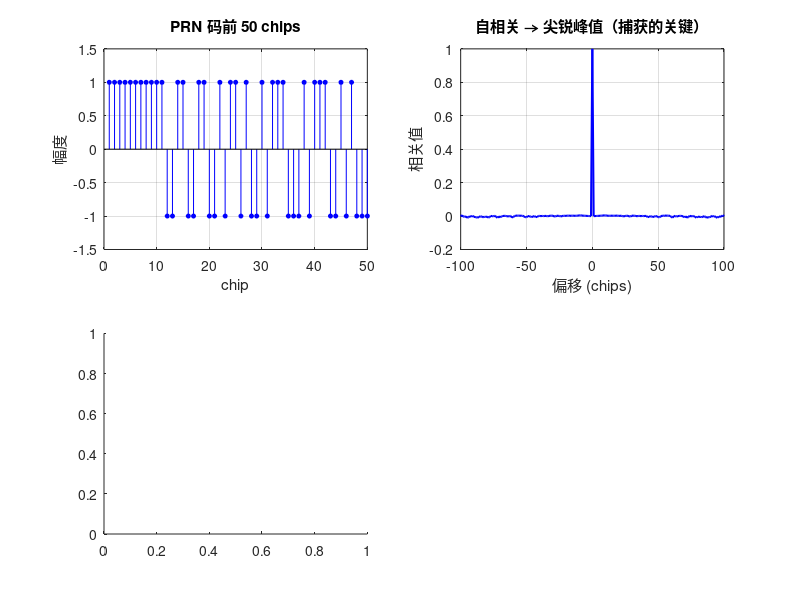

The MATLAB script that drew this image: (Note: this script raises an error after producing the figure.)
%%
% ============================================================
%  06 GNSS 信号生成 — PRN 码 + BPSK 调制
%
%  学习目标：
%    1. 理解扩频通信：为什么信号可以淹没在噪声里
%    2. PRN 码生成（m序列 / Gold码）
%    3. BPSK 调制
%    4. 扩频增益 = 处理增益
%
%  前置知识：02 FFT / 03 信号生成
%  运行方法：F5 直接运行
% ============================================================

clear; close all; clc;
rng(42);
fprintf('===== 06 GNSS 信号生成 =====\n\n');

%% 1. PRN 码生成（m序列）
%  北斗 B1I 用 2046 位 Gold 码，这里用 m 序列近似
fprintf('--- 1. PRN 码（伪随机噪声码）---\n');

% m序列生成：多项式 x^11 + x^2 + 1
n_stages = 11;
lfsr = ones(1, n_stages);
mseq_len = 2^n_stages - 1;  % 2047
mseq = zeros(1, mseq_len);

for i = 1:mseq_len
    mseq(i) = lfsr(end);
    fb = xor(lfsr(end), lfsr(2));
    lfsr = [fb, lfsr(1:end-1)];
end

% 截取 2046 位（B1I 标准长度），转为 ±1
prn = 2 * (mseq(1:2046) > 0.5) - 1;

fprintf('  m序列长度: %d chips\n', mseq_len);
fprintf('  截取: 2046 chips（北斗 B1I 标准）\n');

% 画 PRN 码
figure('Name', 'PRN 码', 'Position', [100, 100, 1000, 500]);

subplot(2,2,1);
stem(prn(1:50), 'b-', 'MarkerFaceColor', 'b', 'MarkerSize', 3);
title('PRN 码前 50 chips');
xlabel('chip'); ylabel('幅度'); ylim([-1.5, 1.5]); grid on;

subplot(2,2,2);
[ac, lags] = xcorr(prn, prn, 'normalized');
plot(lags, ac, 'b-', 'LineWidth', 1.5);
title('自相关 → 尖锐峰值（捕获的关键）');
xlabel('偏移 (chips)'); ylabel('相关值');
xlim([-100, 100]); grid on;

subplot(2,2,3);
histogram(prn, 3);
title('±1 分布（等概率）');
xlabel('值'); ylabel('频次'); grid on;

subplot(2,2,4);
X_prn = fft(prn);
f = (0:length(X_prn)-1) / length(X_prn);
plot(f, abs(X_prn), 'r-', 'LineWidth', 1);
title('PRN 码频谱（类似噪声）');
xlabel('归一化频率'); ylabel('幅度'); grid on;

sgtitle('PRN 码特性', 'FontSize', 13, 'FontWeight', 'bold');

fprintf('  ✅ PRN 码特性：\n');
fprintf('     · 看起来像噪声（频谱平坦）\n');
fprintf('     · 自相关有尖锐峰值（捕获信号的关键）\n');
fprintf('     · 不同卫星用不同 Gold 码区分（CDMA）\n\n');

%% 2. BPSK 调制
fprintf('--- 2. BPSK 调制 ---\n');

code_rate = 2.046e6;  % 码速率
IF = 4.098e6;         % 中频（真实北斗下变频后）
Fs = 20.46e6;         % 采样率（10倍码速率）
T = 1e-3;             % 1 个码周期

t = (0:round(Fs*T)-1) / Fs;

% 上采样 PRN 码
samples_per_chip = round(Fs / code_rate);
code_upsampled = repelem(prn, samples_per_chip);
code_upsampled = code_upsampled(1:length(t));

% 载波
carrier = cos(2*pi*IF * t);

% BPSK 调制
bpsk = code_upsampled .* carrier;

figure('Name', 'BPSK 调制', 'Position', [100, 100, 1000, 600]);

subplot(3,1,1);
plot(t(1:500)*1e6, code_upsampled(1:500), 'b-', 'LineWidth', 1.5);
title('① PRN 码（方波）');
ylabel('幅度'); ylim([-1.5, 1.5]); grid on;

subplot(3,1,2);
plot(t(1:500)*1e6, carrier(1:500), 'r-', 'LineWidth', 1);
title('② 载波（4.098 MHz）');
ylabel('幅度'); grid on;

subplot(3,1,3);
plot(t(1:500)*1e6, bpsk(1:500), 'k-', 'LineWidth', 1);
title('③ BPSK = PRN码 × 载波（相位跳变 = 码片翻转）');
xlabel('时间 (μs)'); ylabel('幅度'); grid on;

sgtitle('BPSK 调制过程', 'FontSize', 13, 'FontWeight', 'bold');

%% 3. 扩频增益的直观感受
fprintf('--- 3. 扩频增益 ---\n');

% 生成噪声（比信号大很多）
noise_power = 10;  % 噪声功率是信号的 10 倍
noise = sqrt(noise_power) * randn(1, length(bpsk));

% 加噪声
rx = bpsk + noise;

% 解扩：乘以本地 PRN 码（同步的情况下）
local_code = code_upsampled;  % 假设已同步
despread = rx .* local_code;  % 解扩

% 解扩前后的 SNR
SNR_before = 10*log10(mean(bpsk.^2) / mean(noise.^2));
SNR_after = 10*log10(mean(despread.^2) / mean(noise.^2));
processing_gain = SNR_after - SNR_before;

fprintf('  解扩前 SNR: %.1f dB（信号被噪声淹没）\n', SNR_before);
fprintf('  解扩后 SNR: %.1f dB（信号恢复了）\n', SNR_after);
fprintf('  扩频增益:   %.1f dB\n', processing_gain);
fprintf('  理论增益:   10*log10(2046) = %.1f dB\n', 10*log10(2046));

figure('Name', '扩频增益', 'Position', [100, 100, 1000, 400]);

subplot(1,2,1);
plot(t(1:500)*1e6, rx(1:500), 'r-', 'LineWidth', 0.8);
title(sprintf('解扩前：SNR = %.1f dB（信号被噪声淹没）', SNR_before));
xlabel('时间 (μs)'); ylabel('幅度'); grid on;
ylim([-max(abs(rx)), max(abs(rx))]);

subplot(1,2,2);
plot(t(1:500)*1e6, despread(1:500), 'b-', 'LineWidth', 0.8);
title(sprintf('解扩后：SNR = %.1f dB（信号恢复！）', SNR_after));
xlabel('时间 (μs)'); ylabel('幅度'); grid on;
ylim([-max(abs(rx)), max(abs(rx))]);

sgtitle('扩频增益：信号从噪声中恢复', 'FontSize', 13, 'FontWeight', 'bold');

fprintf('  ✅ 这就是北斗信号能在 -130dBm 极弱功率下被捕获的原因\n\n');
fprintf('✅ 06 学完！下一步：07 干扰模型\n');
